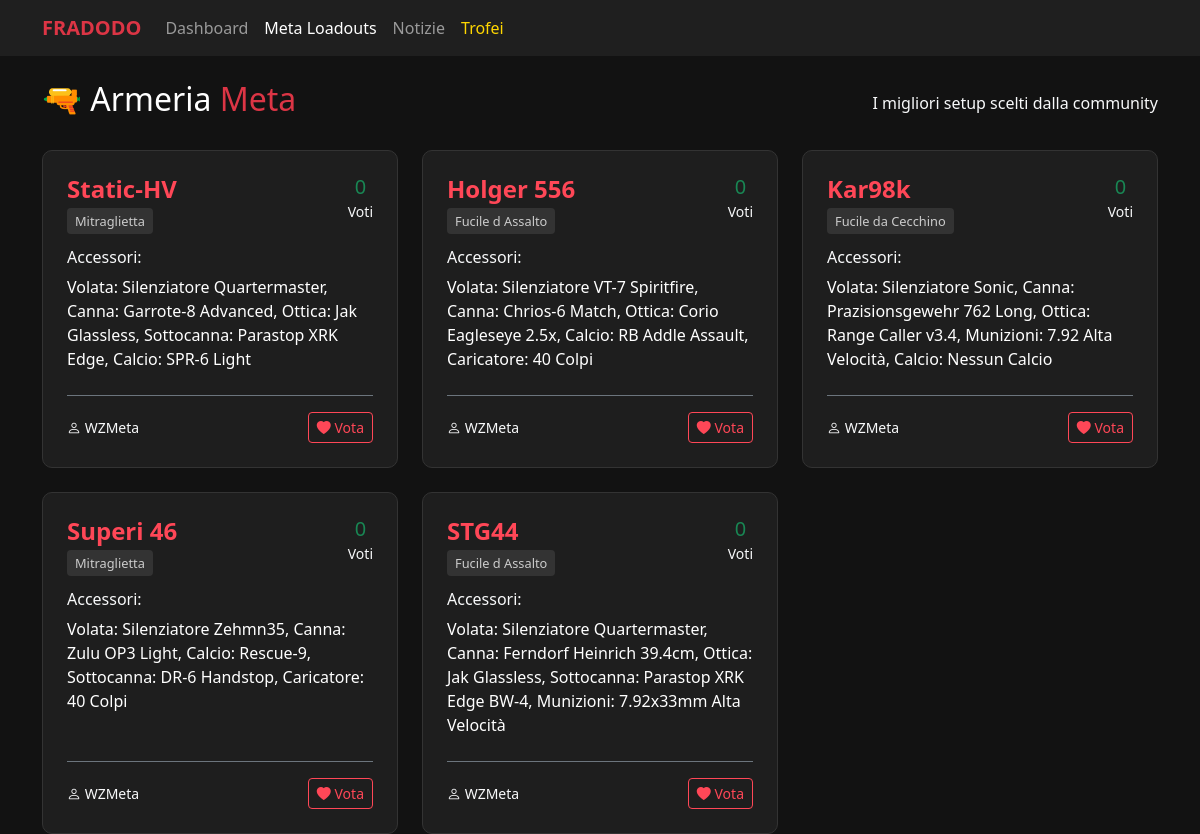
The page /loadouts on the database its author committed.
### tables this page shows
CREATE TABLE loadouts (id INTEGER PRIMARY KEY AUTOINCREMENT, weapon_name TEXT NOT NULL, category TEXT NOT NULL, attachments TEXT NOT NULL, author_id TEXT NOT NULL, author_name TEXT NOT NULL, votes INTEGER DEFAULT 0, created_at TIMESTAMP DEFAULT CURRENT_TIMESTAMP);

### web/app.py (the view)
@app.get("/loadouts", response_class=HTMLResponse)
async def loadouts(request: Request):
    loadouts_data = database.get_all_loadouts()
    return templates.TemplateResponse(request=request, name="loadouts.html", context={"loadouts": loadouts_data})

### web/templates/loadouts.html (shortened to what this page needs)
<!DOCTYPE html>
<html lang="it">
<head>
    <link href="https://cdn.jsdelivr.net/npm/bootstrap@5.3.0/dist/css/bootstrap.min.css" rel="stylesheet">
    <link rel="stylesheet" href="https://cdn.jsdelivr.net/npm/bootstrap-icons@1.11.1/font/bootstrap-icons.css">
</head>
<body>
    <nav class="navbar navbar-expand-lg navbar-dark mb-4">
        <div class="container">
            <a class="navbar-brand text-danger fw-bold" href="/">FRADODO</a>
            <div class="collapse navbar-collapse">
                <ul class="navbar-nav me-auto">
                    <li class="nav-item"><a class="nav-link" href="/">Dashboard</a></li>
                    <li class="nav-item"><a class="nav-link active" href="/loadouts">Meta Loadouts</a></li>
                    <li class="nav-item"><a class="nav-link" href="/news">Notizie</a></li>
                    <li class="nav-item"><a class="nav-link" href="/trofei" style="color:#ffd700;">Trofei</a></li>
                </ul>
            </div>
        </div>
    </nav>
    <div class="container">
        <div class="d-flex justify-content-between align-items-center mb-4">
            <h2>🔫 Armeria <span class="text-danger">Meta</span></h2>
            <p class="text-light mb-0">I migliori setup scelti dalla community</p>
        </div>
        <div class="row g-4">
            {% if loadouts %}
                {% for loadout in loadouts %}
                <div class="col-md-6 col-lg-4">
                    <div class="loadout-card p-4 h-100 d-flex flex-column">
                        <div class="d-flex justify-content-between align-items-start mb-3">
                            <div>
                                <h4 class="weapon-title mb-1">{{ loadout.weapon_name }}</h4>
                                <span class="category-badge">{{ loadout.category }}</span>
                            </div>
                            <div class="text-center">
                                <h5 class="mb-0 text-success" id="votes-{{ loadout.id }}">{{ loadout.votes }}</h5>
                                <small class="text-light">Voti</small>
                            </div>
                        </div>
                        <div class="mb-4 flex-grow-1">
                            <h6 class="text-light mb-2">Accessori:</h6>
                            <p class="mb-0 fs-6">{{ loadout.attachments }}</p>
                        </div>
                        <div class="d-flex justify-content-between align-items-center mt-auto pt-3 border-top border-secondary">
                            <small class="text-light"><i class="bi bi-person"></i> {{ loadout.author_name }}</small>
                            <button class="btn vote-btn btn-sm" onclick="voteLoadout({{ loadout.id }})">
                                <i class="bi bi-heart-fill"></i> Vota
                            </button>
                        </div>
                    </div>
                </div>
                {% endfor %}
            {% else %}
                <div class="col-12 text-center py-5">
                    <i class="bi bi-inbox fs-1 text-light"></i>
                    <h4 class="text-light mt-3">L'armeria è vuota!</h4>
                    <p class="text-light">Proponi il primo loadout dal canale Discord dedicato usando il bottone "Proponi un Loadout".</p>
                </div>
            {% endif %}
        </div>
    </div>
</body>
</html>

### web/templates/loadouts.html (style rules this page uses)
body { background-color: #121212; color: #ffffff; }
.navbar { background-color: #1f1f1f !important; }
.loadout-card { background-color: #1e1e1e; border: 1px solid #333; border-radius: 10px; transition: transform 0.2s; }
.weapon-title { color: #ff4757; font-weight: bold; }
.category-badge { background-color: #333; color: #ccc; font-size: 0.8rem; padding: 4px 8px; border-radius: 4px; }
.vote-btn { background-color: transparent; border: 1px solid #ff4757; color: #ff4757; }

### rows shown on the page
loadouts: weapon_name "Static-HV", category "Mitraglietta", votes "0", attachments "Volata: Silenziatore Quartermaster, Canna: Garrote-8 Advanced, Ottica: Jak Glassless, Sottocanna: Parastop XRK Edge, Calcio: SPR-6 Light", author_name "WZMeta"
loadouts: weapon_name "Holger 556", category "Fucile d Assalto", votes "0", attachments "Volata: Silenziatore VT-7 Spiritfire, Canna: Chrios-6 Match, Ottica: Corio Eagleseye 2.5x, Calcio: RB Addle Assault, Caricatore: 40 Colpi", author_name "WZMeta"
loadouts: weapon_name "Kar98k", category "Fucile da Cecchino", votes "0", attachments "Volata: Silenziatore Sonic, Canna: Prazisionsgewehr 762 Long, Ottica: Range Caller v3.4, Munizioni: 7.92 Alta Velocità, Calcio: Nessun Calcio", author_name "WZMeta"
loadouts: weapon_name "Superi 46", category "Mitraglietta", votes "0", attachments "Volata: Silenziatore Zehmn35, Canna: Zulu OP3 Light, Calcio: Rescue-9, Sottocanna: DR-6 Handstop, Caricatore: 40 Colpi", author_name "WZMeta"
loadouts: weapon_name "STG44", category "Fucile d Assalto", votes "0", attachments "Volata: Silenziatore Quartermaster, Canna: Ferndorf Heinrich 39.4cm, Ottica: Jak Glassless, Sottocanna: Parastop XRK Edge BW-4, Munizioni: 7.92x33mm Alta Velocità", author_name "WZMeta"
